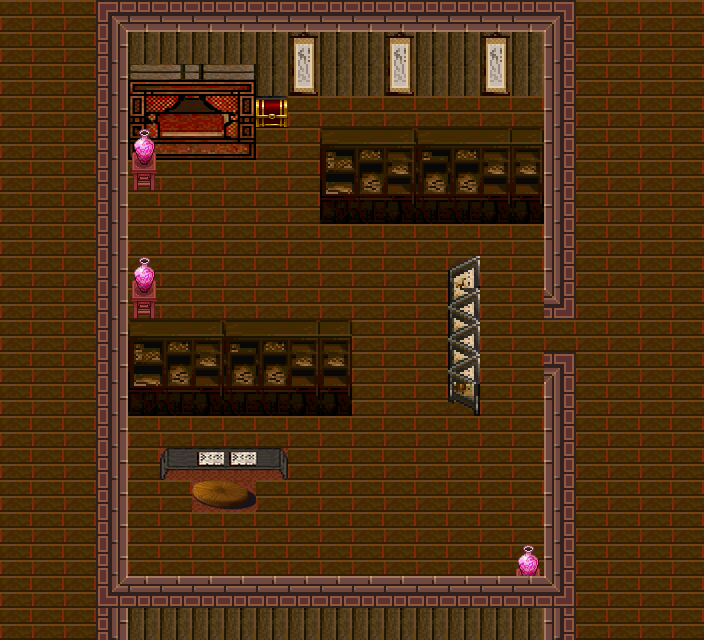

Below is a game level as drawn by its tile map, then a one-line description and the .tmx file that defines it, in full:
An orthogonal 22x20 tile map with 32x32 px tiles, 2 tile layers (bg, walk).

<map version="1.2" tiledversion="1.2.0" orientation="orthogonal" renderorder="right-down" width="22" height="20" tilewidth="32" tileheight="32" infinite="0" nextlayerid="6" nextobjectid="1">
    <properties>
        <property name="name" value="清风居" />
    </properties>
    <tileset firstgid="1" source="tile3.tsx" />
    <layer id="0" name="bg" width="22" height="20">
        <data encoding="csv">
            3, 2, 3, 4, 10, 10, 10, 10, 10, 10, 10, 10, 10, 10, 10, 10, 10, 5, 3, 3, 3, 2, 
3, 3, 3, 8, 33, 33, 33, 33, 33, 34, 33, 33, 34, 33, 33, 34, 33, 9, 3, 2, 3, 3, 
3, 2, 3, 8, 17, 18, 19, 20, 32, 35, 32, 32, 35, 32, 32, 35, 32, 9, 3, 3, 3, 2, 
3, 3, 3, 8, 21, 22, 23, 24, 16, 3, 3, 3, 3, 3, 3, 3, 3, 9, 3, 2, 3, 3, 
3, 2, 3, 8, 31, 26, 27, 28, 3, 3, 50, 51, 52, 50, 51, 52, 52, 9, 3, 3, 3, 2, 
3, 3, 3, 8, 30, 3, 3, 2, 3, 3, 53, 54, 55, 54, 54, 55, 55, 9, 3, 2, 3, 3, 
3, 2, 3, 8, 3, 2, 3, 3, 3, 3, 56, 57, 58, 57, 57, 58, 58, 9, 3, 3, 3, 2, 
3, 3, 3, 8, 3, 3, 3, 2, 3, 3, 3, 2, 3, 3, 3, 2, 3, 9, 3, 2, 3, 3, 
3, 2, 3, 8, 29, 2, 3, 3, 3, 2, 3, 3, 3, 2, 59, 3, 3, 9, 3, 3, 3, 2, 
3, 3, 3, 8, 30, 3, 3, 2, 3, 3, 3, 2, 3, 3, 63, 2, 3, 14, 3, 2, 3, 3, 
3, 2, 3, 8, 50, 51, 52, 50, 51, 52, 52, 3, 3, 2, 63, 3, 3, 2, 3, 3, 3, 2, 
3, 3, 3, 8, 53, 54, 55, 54, 54, 55, 55, 3, 3, 3, 63, 2, 3, 15, 3, 2, 3, 3, 
3, 2, 3, 8, 56, 57, 58, 57, 57, 58, 58, 3, 3, 2, 60, 3, 3, 9, 3, 3, 3, 2, 
3, 3, 3, 8, 36, 38, 38, 38, 38, 38, 37, 2, 3, 3, 3, 2, 3, 9, 3, 2, 3, 3, 
3, 2, 3, 8, 43, 45, 46, 46, 47, 40, 44, 3, 3, 2, 3, 3, 3, 9, 3, 3, 3, 2, 
3, 3, 3, 8, 43, 40, 48, 49, 40, 40, 44, 2, 3, 3, 3, 2, 3, 9, 3, 2, 3, 3, 
3, 2, 3, 8, 43, 40, 40, 40, 40, 40, 44, 3, 3, 2, 3, 3, 3, 9, 3, 3, 3, 2, 
3, 3, 3, 8, 41, 39, 39, 39, 39, 39, 42, 2, 3, 3, 3, 2, 29, 9, 3, 2, 3, 3, 
3, 2, 3, 6, 11, 11, 11, 11, 11, 11, 11, 11, 11, 11, 11, 11, 11, 7, 3, 3, 3, 2, 
3, 3, 3, 8, 33, 33, 33, 33, 33, 33, 33, 33, 33, 33, 33, 33, 33, 9, 3, 2, 3, 3
        </data>
    </layer>
    <layer id="1" name="walk" width="22" height="20">
        <data encoding="csv">
            2, 2, 2, 0, 0, 0, 0, 0, 0, 0, 0, 0, 0, 0, 0, 0, 0, 0, 2, 2, 2, 2, 
2, 2, 2, 0, 0, 0, 0, 0, 0, 0, 0, 0, 0, 0, 0, 0, 0, 0, 2, 2, 2, 2, 
2, 2, 2, 0, 0, 0, 0, 0, 0, 0, 0, 0, 0, 0, 0, 0, 0, 0, 2, 2, 2, 2, 
2, 2, 2, 0, 0, 0, 0, 0, 0, 2, 2, 2, 2, 2, 2, 2, 2, 0, 2, 2, 2, 2, 
2, 2, 2, 0, 0, 0, 0, 0, 2, 2, 0, 0, 0, 0, 0, 0, 0, 0, 2, 2, 2, 2, 
2, 2, 2, 0, 0, 2, 2, 2, 2, 2, 0, 0, 0, 0, 0, 0, 0, 0, 2, 2, 2, 2, 
2, 2, 2, 0, 2, 2, 2, 2, 2, 2, 0, 0, 0, 0, 0, 0, 0, 0, 2, 2, 2, 2, 
2, 2, 2, 0, 2, 2, 2, 2, 2, 2, 2, 2, 2, 2, 2, 2, 2, 0, 2, 2, 2, 2, 
2, 2, 2, 0, 0, 2, 2, 2, 2, 2, 2, 2, 2, 2, 0, 2, 2, 0, 2, 2, 2, 2, 
2, 2, 2, 0, 0, 2, 2, 2, 2, 2, 2, 2, 2, 2, 0, 2, 2, 0, 2, 2, 2, 2, 
2, 2, 2, 0, 0, 0, 0, 0, 0, 0, 0, 2, 2, 2, 0, 2, 2, 2, 2, 2, 2, 2, 
2, 2, 2, 0, 0, 0, 0, 0, 0, 0, 0, 2, 2, 2, 0, 2, 2, 0, 2, 2, 2, 2, 
2, 2, 2, 0, 0, 0, 0, 0, 0, 0, 0, 2, 2, 2, 0, 2, 2, 0, 2, 2, 2, 2, 
2, 2, 2, 0, 2, 2, 2, 2, 2, 2, 2, 2, 2, 2, 2, 2, 2, 0, 2, 2, 2, 2, 
2, 2, 2, 0, 2, 0, 0, 0, 0, 2, 2, 2, 2, 2, 2, 2, 2, 0, 2, 2, 2, 2, 
2, 2, 2, 0, 2, 2, 0, 0, 2, 2, 2, 2, 2, 2, 2, 2, 2, 0, 2, 2, 2, 2, 
2, 2, 2, 0, 2, 2, 2, 2, 2, 2, 2, 2, 2, 2, 2, 2, 2, 0, 2, 2, 2, 2, 
2, 2, 2, 0, 2, 2, 2, 2, 2, 2, 2, 2, 2, 2, 2, 2, 0, 0, 2, 2, 2, 2, 
2, 2, 2, 0, 0, 0, 0, 0, 0, 0, 0, 0, 0, 0, 0, 0, 0, 0, 2, 2, 2, 2, 
2, 2, 2, 0, 0, 0, 0, 0, 0, 0, 0, 0, 0, 0, 0, 0, 0, 0, 2, 2, 2, 2
        </data>
    </layer>
</map>
